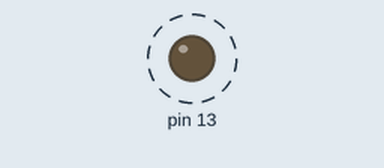
This sketch was run on a simulated Arduino Uno, built with avr-gcc and run on an emulated ATmega328P. Shown: output pins drawn as LEDs (lit = HIGH). Dashed ring = blinking.

Above: at 0.05 s.
Timing chart, 0 to 3.0 s (numbered marks = the images above):
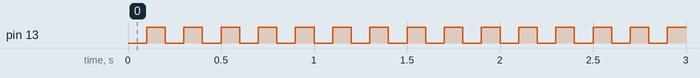

The sketch:

mic2_week3.ino
```cpp
/*
  MIC2 Week 3. Timers/Counters

  Author <Student name>
         <Student number>
  Date   dd/mm/yyyy
*/

#include <avr/io.h>

#include "timer0.h"

int main(void) {
  // PB5 output
  DDRB |= (1 << PORTB5);

  // PB7 input
  DDRB &= ~(1 << DDB7);

  // Initialize the millisecond counter
  timer0_init();

  // Global interrupt enable
  sei();

  uint32_t previousmillis = 0;
  uint32_t currentmillis = 0;
  uint32_t interval = 100;

  while (1) {
    // Get the current millis
    currentmillis = timer0_millis();

    // Has 'interval' time passed since the last time we checked?
    if ((currentmillis - previousmillis) >= interval) {
      // Yes, 'interval' time has passed
      // Save the current millis
      previousmillis = currentmillis;

      // Toggle the LED
      PORTB ^= (1 << PORTB5);
    }
  }
}
```

timer0.cpp
```cpp
/*
  MIC2 Week 3. Timers/Counters

  Author <Student name>
         <Student number>
  Date   dd/mm/yyyy
*/
#include <avr/io.h>
#include <avr/interrupt.h>

#include "timer0.h"

static volatile uint32_t ms = 0;

void timer0_init(void) {
  ms = 0;

  // Configure Timer/counter 0 to generate an interrupt every millisecond
  //
  // TODO: Explain why the following settings configure
  //       Timer/counter 0 to generate an interrupt every millisecond.
  //
  OCR0A = 249;
  TCCR0A = (1 << WGM01);
  TCCR0B = (1 << CS01) | (1 << CS00);
  TIMSK0 = (1 << OCIE0A);
}

// Interrupt Service Routine that is automatically executed as soon as
// timer/counter 0 has reached its compare value
ISR(TIMER0_COMPA_vect) {
  ms++;
}

uint32_t timer0_millis(void) {
  // ms is a 32-bit variable (uint32_t). This means that multiple accesses
  // are needed to read or write the value of ms. There is a chance that
  // in the middle of these multiple accesses, the ms value is written due
  // to the ISR being triggered. In order to make sure the value of ms is
  // not updated when reading it, disable interrupts while reading the
  // value.
  cli();
  uint32_t ret = ms;
  sei();

  return ret;
}
```

timer0.h
```cpp
/*
  MIC2 Week 3. Timers/Counters

  Author <Student name>
         <Student number>
  Date   dd/mm/yyyy
*/
#ifndef TIMER0_H
#define TIMER0_H

#include <stdint.h>

void timer0_init(void);
uint32_t timer0_millis(void);

#endif  // TIMER0_H
```

Measured:
- by itself, pin 13: alternates HIGH for 0.10 s and LOW for 0.10 s
